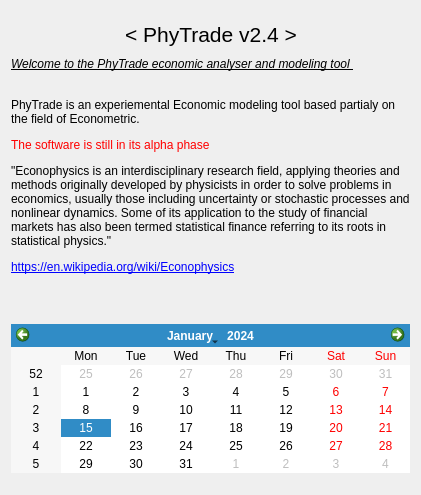
      <widget class="QWidget" name="main_tab">
       <attribute name="title">
        <string>Home_board</string>
       </attribute>
       <layout class="QHBoxLayout" name="horizontalLayout_7">
        <item>
         <layout class="QVBoxLayout" name="verticalLayout_10">
          <property name="spacing">
           <number>10</number>
          </property>
          <property name="leftMargin">
           <number>0</number>
          </property>
          <property name="topMargin">
           <number>11</number>
          </property>
          <property name="bottomMargin">
           <number>11</number>
          </property>
          <item>
           <layout class="QVBoxLayout" name="verticalLayout_9">
            <item>
             <layout class="QHBoxLayout" name="horizontalLayout_6">
              <item>
               <spacer name="horizontalSpacer_2">
                <property name="orientation">
                 <enum>Qt::Horizontal</enum>
                </property>
                <property name="sizeHint" stdset="0">
                 <size>
                  <width>40</width>
                  <height>20</height>
                 </size>
                </property>
               </spacer>
              </item>
              <item>
               <widget class="QLabel" name="main_title">
                <property name="text">
                 <string>&lt;html&gt;&lt;head/&gt;&lt;body&gt;&lt;p&gt;&lt;span style=&quot; font-size:16pt;&quot;&gt;&amp;lt; PhyTrade v2.4 &amp;gt;&lt;/span&gt;&lt;/p&gt;&lt;/body&gt;&lt;/html&gt;</string>
                </property>
               </widget>
              </item>
              <item>
               <spacer name="horizontalSpacer">
                <property name="orientation">
                 <enum>Qt::Horizontal</enum>
                </property>
                <property name="sizeHint" stdset="0">
                 <size>
                  <width>40</width>
                  <height>20</height>
                 </size>
                </property>
               </spacer>
              </item>
             </layout>
            </item>
           </layout>
          </item>
          <item>
           <layout class="QHBoxLayout" name="horizontalLayout"/>
          </item>
          <item>
           <widget class="QLabel" name="description">
            <property name="autoFillBackground">
             <bool>false</bool>
            </property>
            <property name="text">
             <string>&lt;!DOCTYPE HTML PUBLIC &quot;-//W3C//DTD HTML 4.0//EN&quot; &quot;http://www.w3.org/TR/REC-html40/strict.dtd&quot;&gt;
&lt;html&gt;&lt;head&gt;&lt;meta name=&quot;qrichtext&quot; content=&quot;1&quot; /&gt;&lt;style type=&quot;text/css&quot;&gt;
p, li { white-space: pre-wrap; }
&lt;/style&gt;&lt;/head&gt;&lt;body style=&quot; font-family:'MS Shell Dlg 2'; font-size:10pt; font-weight:400; font-style:normal;&quot;&gt;
&lt;p style=&quot; margin-top:12px; margin-bottom:12px; margin-left:0px; margin-right:0px; -qt-block-indent:0; text-indent:0px;&quot;&gt;&lt;span style=&quot; font-size:9pt; font-style:italic; text-decoration: underline;&quot;&gt;Welcome to the PhyTrade economic analyser and modeling tool &lt;/span&gt;&lt;/p&gt;
&lt;p style=&quot; margin-top:12px; margin-bottom:12px; margin-left:0px; margin-right:0px; -qt-block-indent:0; text-indent:0px;&quot;&gt;&lt;span style=&quot; font-size:9pt;&quot;&gt;&lt;br /&gt;PhyTrade is an experiemental Economic modeling tool based partialy on the field of Econometric.&lt;/span&gt;&lt;/p&gt;
&lt;p style=&quot; margin-top:12px; margin-bottom:12px; margin-left:0px; margin-right:0px; -qt-block-indent:0; text-indent:0px;&quot;&gt;&lt;span style=&quot; font-size:9pt; color:#ff0000;&quot;&gt;The software is still in its alpha phase&lt;/span&gt;&lt;/p&gt;
&lt;p style=&quot; margin-top:12px; margin-bottom:12px; margin-left:0px; margin-right:0px; -qt-block-indent:0; text-indent:0px;&quot;&gt;&lt;span style=&quot; font-family:'-apple-system,BlinkMacSystemFont,Segoe UI,Helvetica,Arial,sans-serif,Apple Color Emoji,Segoe UI Emoji'; font-size:9pt; color:#000000;&quot;&gt;&amp;quot;Econophysics is an interdisciplinary research field, applying theories and methods originally developed by physicists in order to solve problems in economics, usually those including uncertainty or stochastic processes and nonlinear dynamics. Some of its application to the study of financial markets has also been termed statistical finance referring to its roots in statistical physics.&amp;quot;&lt;/span&gt;&lt;/p&gt;
&lt;p style=&quot; margin-top:12px; margin-bottom:12px; margin-left:0px; margin-right:0px; -qt-block-indent:0; text-indent:0px;&quot;&gt;&lt;a href=&quot;https://en.wikipedia.org/wiki/Econophysics&quot;&gt;&lt;span style=&quot; font-size:9pt; text-decoration: underline; color:#0000ff;&quot;&gt;https://en.wikipedia.org/wiki/Econophysics&lt;/span&gt;&lt;/a&gt;&lt;/p&gt;&lt;/body&gt;&lt;/html&gt;</string>
            </property>
            <property name="scaledContents">
             <bool>false</bool>
            </property>
            <property name="wordWrap">
             <bool>true</bool>
            </property>
           </widget>
          </item>
          <item>
           <spacer name="verticalSpacer">
            <property name="orientation">
             <enum>Qt::Vertical</enum>
            </property>
            <property name="sizeHint" stdset="0">
             <size>
              <width>20</width>
              <height>40</height>
             </size>
            </property>
           </spacer>
          </item>
          <item>
           <widget class="QCalendarWidget" name="calendarWidget"/>
          </item>
         </layout>
        </item>
       </layout>
      </widget>
